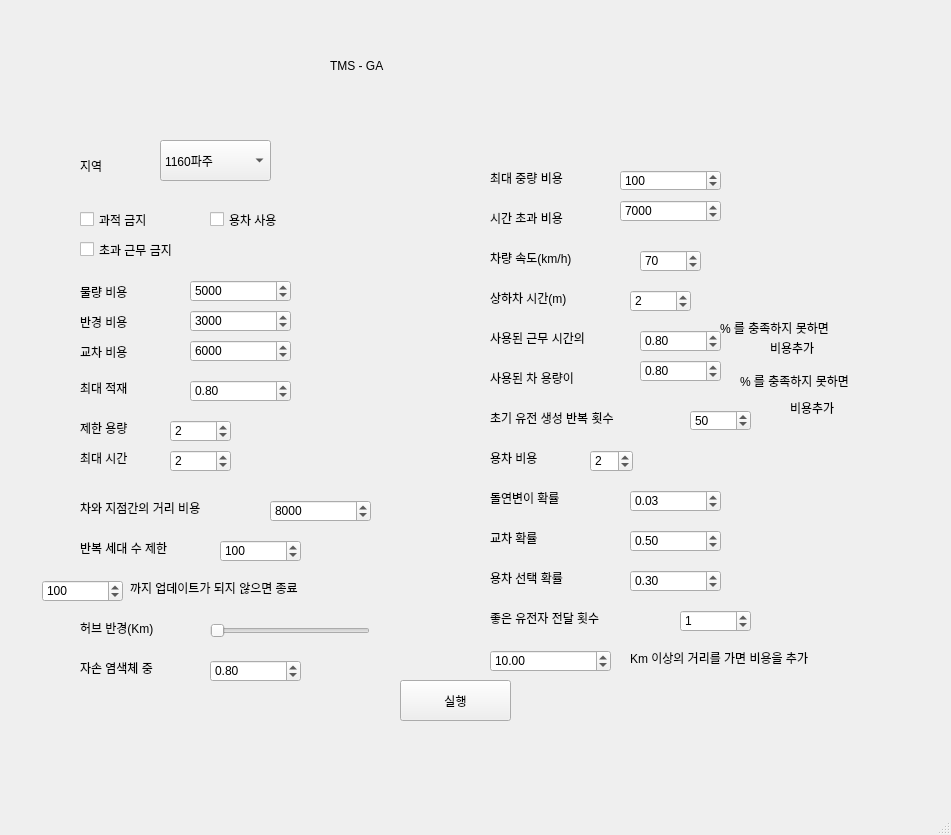
<?xml version="1.0" encoding="UTF-8"?>
<ui version="4.0">
 <class>TMS</class>
 <widget class="QMainWindow" name="TMS">
  <property name="geometry">
   <rect>
    <x>0</x>
    <y>0</y>
    <width>951</width>
    <height>835</height>
   </rect>
  </property>
  <property name="windowTitle">
   <string>MainWindow</string>
  </property>
  <property name="styleSheet">
   <string notr="true">
font: 10pt &quot;푸라닭 젠틀 고딕&quot;;

</string>
  </property>
  <widget class="QWidget" name="centralwidget">
   <widget class="QComboBox" name="localBox">
    <property name="geometry">
     <rect>
      <x>160</x>
      <y>140</y>
      <width>111</width>
      <height>41</height>
     </rect>
    </property>
    <property name="styleSheet">
     <string notr="true"/>
    </property>
    <item>
     <property name="text">
      <string>1160파주</string>
     </property>
    </item>
    <item>
     <property name="text">
      <string>1120청주</string>
     </property>
    </item>
    <item>
     <property name="text">
      <string>1110중앙</string>
     </property>
    </item>
    <item>
     <property name="text">
      <string>1130구미</string>
     </property>
    </item>
    <item>
     <property name="text">
      <string>1140광주</string>
     </property>
    </item>
    <item>
     <property name="text">
      <string>1142여수</string>
     </property>
    </item>
    <item>
     <property name="text">
      <string>1150창원</string>
     </property>
    </item>
    <item>
     <property name="text">
      <string>1141익산</string>
     </property>
    </item>
    <item>
     <property name="text">
      <string>1190미국</string>
     </property>
    </item>
    <item>
     <property name="text">
      <string>1151울산</string>
     </property>
    </item>
   </widget>
   <widget class="QLabel" name="title">
    <property name="geometry">
     <rect>
      <x>330</x>
      <y>30</y>
      <width>281</width>
      <height>71</height>
     </rect>
    </property>
    <property name="styleSheet">
     <string notr="true">font: 36pt &quot;강원교육튼튼&quot;;</string>
    </property>
    <property name="text">
     <string>TMS - GA</string>
    </property>
   </widget>
   <widget class="QLabel" name="local">
    <property name="geometry">
     <rect>
      <x>80</x>
      <y>140</y>
      <width>51</width>
      <height>51</height>
     </rect>
    </property>
    <property name="styleSheet">
     <string notr="true">font: 12pt &quot;푸라닭 젠틀 고딕&quot;;</string>
    </property>
    <property name="text">
     <string>지역</string>
    </property>
   </widget>
   <widget class="QCheckBox" name="no_over_cap">
    <property name="geometry">
     <rect>
      <x>80</x>
      <y>210</y>
      <width>96</width>
      <height>19</height>
     </rect>
    </property>
    <property name="layoutDirection">
     <enum>Qt::LeftToRight</enum>
    </property>
    <property name="text">
     <string>과적 금지</string>
    </property>
   </widget>
   <widget class="QPushButton" name="Btn1">
    <property name="geometry">
     <rect>
      <x>400</x>
      <y>680</y>
      <width>111</width>
      <height>41</height>
     </rect>
    </property>
    <property name="styleSheet">
     <string notr="true"/>
    </property>
    <property name="text">
     <string>실행</string>
    </property>
   </widget>
   <widget class="QCheckBox" name="no_over_time">
    <property name="geometry">
     <rect>
      <x>80</x>
      <y>240</y>
      <width>141</width>
      <height>19</height>
     </rect>
    </property>
    <property name="layoutDirection">
     <enum>Qt::LeftToRight</enum>
    </property>
    <property name="text">
     <string>초과 근무 금지</string>
    </property>
   </widget>
   <widget class="QLabel" name="quantity">
    <property name="geometry">
     <rect>
      <x>80</x>
      <y>284</y>
      <width>71</width>
      <height>16</height>
     </rect>
    </property>
    <property name="text">
     <string>물량 비용</string>
    </property>
   </widget>
   <widget class="QLabel" name="hub_radius">
    <property name="geometry">
     <rect>
      <x>80</x>
      <y>314</y>
      <width>71</width>
      <height>16</height>
     </rect>
    </property>
    <property name="text">
     <string>반경 비용</string>
    </property>
   </widget>
   <widget class="QLabel" name="crossline">
    <property name="geometry">
     <rect>
      <x>80</x>
      <y>344</y>
      <width>71</width>
      <height>16</height>
     </rect>
    </property>
    <property name="text">
     <string>교차 비용</string>
    </property>
   </widget>
   <widget class="QDoubleSpinBox" name="max_capacity_cost">
    <property name="geometry">
     <rect>
      <x>190</x>
      <y>380</y>
      <width>101</width>
      <height>22</height>
     </rect>
    </property>
    <property name="maximum">
     <double>1.000000000000000</double>
    </property>
    <property name="value">
     <double>0.800000000000000</double>
    </property>
   </widget>
   <widget class="QLabel" name="max_capacity">
    <property name="geometry">
     <rect>
      <x>80</x>
      <y>380</y>
      <width>71</width>
      <height>16</height>
     </rect>
    </property>
    <property name="text">
     <string>최대 적재</string>
    </property>
   </widget>
   <widget class="QLabel" name="limit_capacity">
    <property name="geometry">
     <rect>
      <x>80</x>
      <y>420</y>
      <width>71</width>
      <height>16</height>
     </rect>
    </property>
    <property name="text">
     <string>제한 용량</string>
    </property>
   </widget>
   <widget class="QLabel" name="limit_time">
    <property name="geometry">
     <rect>
      <x>80</x>
      <y>450</y>
      <width>71</width>
      <height>16</height>
     </rect>
    </property>
    <property name="text">
     <string>최대 시간</string>
    </property>
   </widget>
   <widget class="QSpinBox" name="limit_capacity_var">
    <property name="geometry">
     <rect>
      <x>170</x>
      <y>420</y>
      <width>61</width>
      <height>22</height>
     </rect>
    </property>
    <property name="maximum">
     <number>5</number>
    </property>
    <property name="value">
     <number>2</number>
    </property>
   </widget>
   <widget class="QSpinBox" name="limit_time_var">
    <property name="geometry">
     <rect>
      <x>170</x>
      <y>450</y>
      <width>61</width>
      <height>22</height>
     </rect>
    </property>
    <property name="maximum">
     <number>5</number>
    </property>
    <property name="value">
     <number>2</number>
    </property>
   </widget>
   <widget class="QLabel" name="max_capacity_cost_var">
    <property name="geometry">
     <rect>
      <x>490</x>
      <y>170</y>
      <width>111</width>
      <height>16</height>
     </rect>
    </property>
    <property name="text">
     <string>최대 중량 비용</string>
    </property>
   </widget>
   <widget class="QLabel" name="timewindow">
    <property name="geometry">
     <rect>
      <x>490</x>
      <y>210</y>
      <width>111</width>
      <height>16</height>
     </rect>
    </property>
    <property name="text">
     <string>시간 초과 비용</string>
    </property>
   </widget>
   <widget class="QLabel" name="car_speed">
    <property name="geometry">
     <rect>
      <x>490</x>
      <y>250</y>
      <width>131</width>
      <height>16</height>
     </rect>
    </property>
    <property name="text">
     <string>차량 속도(km/h)</string>
    </property>
   </widget>
   <widget class="QLabel" name="loading_unloading">
    <property name="geometry">
     <rect>
      <x>490</x>
      <y>290</y>
      <width>121</width>
      <height>16</height>
     </rect>
    </property>
    <property name="text">
     <string>상하차 시간(m)</string>
    </property>
   </widget>
   <widget class="QSpinBox" name="loading_unloading_var">
    <property name="geometry">
     <rect>
      <x>630</x>
      <y>290</y>
      <width>61</width>
      <height>22</height>
     </rect>
    </property>
    <property name="maximum">
     <number>300</number>
    </property>
    <property name="value">
     <number>2</number>
    </property>
   </widget>
   <widget class="QLabel" name="used_limit_time">
    <property name="geometry">
     <rect>
      <x>490</x>
      <y>330</y>
      <width>141</width>
      <height>16</height>
     </rect>
    </property>
    <property name="text">
     <string>사용된 근무 시간의</string>
    </property>
   </widget>
   <widget class="QDoubleSpinBox" name="used_limit_time_var">
    <property name="geometry">
     <rect>
      <x>640</x>
      <y>330</y>
      <width>81</width>
      <height>22</height>
     </rect>
    </property>
    <property name="maximum">
     <double>1.000000000000000</double>
    </property>
    <property name="singleStep">
     <double>0.010000000000000</double>
    </property>
    <property name="value">
     <double>0.800000000000000</double>
    </property>
   </widget>
   <widget class="QLabel" name="used_limit_time2">
    <property name="geometry">
     <rect>
      <x>720</x>
      <y>320</y>
      <width>201</width>
      <height>16</height>
     </rect>
    </property>
    <property name="text">
     <string>% 를 충족하지 못하면</string>
    </property>
   </widget>
   <widget class="QLabel" name="used_limit_cap2">
    <property name="geometry">
     <rect>
      <x>740</x>
      <y>370</y>
      <width>201</width>
      <height>21</height>
     </rect>
    </property>
    <property name="text">
     <string>% 를 충족하지 못하면</string>
    </property>
   </widget>
   <widget class="QDoubleSpinBox" name="used_limit_cap_var">
    <property name="geometry">
     <rect>
      <x>640</x>
      <y>360</y>
      <width>81</width>
      <height>22</height>
     </rect>
    </property>
    <property name="maximum">
     <double>1.000000000000000</double>
    </property>
    <property name="singleStep">
     <double>0.010000000000000</double>
    </property>
    <property name="value">
     <double>0.800000000000000</double>
    </property>
   </widget>
   <widget class="QLabel" name="used_limit_cap">
    <property name="geometry">
     <rect>
      <x>490</x>
      <y>370</y>
      <width>141</width>
      <height>16</height>
     </rect>
    </property>
    <property name="text">
     <string>사용된 차 용량이</string>
    </property>
   </widget>
   <widget class="QLabel" name="car_customer">
    <property name="geometry">
     <rect>
      <x>80</x>
      <y>500</y>
      <width>181</width>
      <height>16</height>
     </rect>
    </property>
    <property name="text">
     <string>차와 지점간의 거리 비용</string>
    </property>
   </widget>
   <widget class="QSpinBox" name="quantity_var">
    <property name="geometry">
     <rect>
      <x>190</x>
      <y>280</y>
      <width>101</width>
      <height>22</height>
     </rect>
    </property>
    <property name="styleSheet">
     <string notr="true"/>
    </property>
    <property name="maximum">
     <number>10000</number>
    </property>
    <property name="value">
     <number>5000</number>
    </property>
   </widget>
   <widget class="QSpinBox" name="hub_radius_var">
    <property name="geometry">
     <rect>
      <x>190</x>
      <y>310</y>
      <width>101</width>
      <height>22</height>
     </rect>
    </property>
    <property name="maximum">
     <number>10000</number>
    </property>
    <property name="value">
     <number>3000</number>
    </property>
   </widget>
   <widget class="QSpinBox" name="crossline_var">
    <property name="geometry">
     <rect>
      <x>190</x>
      <y>340</y>
      <width>101</width>
      <height>22</height>
     </rect>
    </property>
    <property name="maximum">
     <number>10000</number>
    </property>
    <property name="value">
     <number>6000</number>
    </property>
   </widget>
   <widget class="QSpinBox" name="car_customer_var">
    <property name="geometry">
     <rect>
      <x>270</x>
      <y>500</y>
      <width>101</width>
      <height>22</height>
     </rect>
    </property>
    <property name="maximum">
     <number>10000</number>
    </property>
    <property name="singleStep">
     <number>10000</number>
    </property>
    <property name="value">
     <number>8000</number>
    </property>
   </widget>
   <widget class="QSpinBox" name="max_capacity_cost_var_2">
    <property name="geometry">
     <rect>
      <x>620</x>
      <y>170</y>
      <width>101</width>
      <height>21</height>
     </rect>
    </property>
    <property name="maximum">
     <number>10000</number>
    </property>
    <property name="value">
     <number>100</number>
    </property>
   </widget>
   <widget class="QSpinBox" name="timewindow_var">
    <property name="geometry">
     <rect>
      <x>620</x>
      <y>200</y>
      <width>101</width>
      <height>22</height>
     </rect>
    </property>
    <property name="maximum">
     <number>10000</number>
    </property>
    <property name="value">
     <number>7000</number>
    </property>
   </widget>
   <widget class="QSpinBox" name="car_speed_var">
    <property name="geometry">
     <rect>
      <x>640</x>
      <y>250</y>
      <width>61</width>
      <height>22</height>
     </rect>
    </property>
    <property name="minimum">
     <number>1</number>
    </property>
    <property name="maximum">
     <number>150</number>
    </property>
    <property name="value">
     <number>70</number>
    </property>
   </widget>
   <widget class="QCheckBox" name="available_yong">
    <property name="geometry">
     <rect>
      <x>210</x>
      <y>210</y>
      <width>96</width>
      <height>19</height>
     </rect>
    </property>
    <property name="text">
     <string>용차 사용</string>
    </property>
   </widget>
   <widget class="QLabel" name="count">
    <property name="geometry">
     <rect>
      <x>490</x>
      <y>410</y>
      <width>181</width>
      <height>16</height>
     </rect>
    </property>
    <property name="text">
     <string>초기 유전 생성 반복 횟수</string>
    </property>
   </widget>
   <widget class="QSpinBox" name="count_var">
    <property name="geometry">
     <rect>
      <x>690</x>
      <y>410</y>
      <width>61</width>
      <height>21</height>
     </rect>
    </property>
    <property name="maximum">
     <number>500</number>
    </property>
    <property name="value">
     <number>50</number>
    </property>
   </widget>
   <widget class="QLabel" name="yong_car_cost">
    <property name="geometry">
     <rect>
      <x>490</x>
      <y>450</y>
      <width>91</width>
      <height>16</height>
     </rect>
    </property>
    <property name="text">
     <string>용차 비용</string>
    </property>
   </widget>
   <widget class="QSpinBox" name="yong_car_var">
    <property name="geometry">
     <rect>
      <x>590</x>
      <y>450</y>
      <width>43</width>
      <height>22</height>
     </rect>
    </property>
    <property name="maximum">
     <number>10000</number>
    </property>
    <property name="value">
     <number>2</number>
    </property>
   </widget>
   <widget class="QLabel" name="mutant">
    <property name="geometry">
     <rect>
      <x>490</x>
      <y>490</y>
      <width>121</width>
      <height>16</height>
     </rect>
    </property>
    <property name="text">
     <string>돌연변이 확률</string>
    </property>
   </widget>
   <widget class="QDoubleSpinBox" name="mutant_var">
    <property name="geometry">
     <rect>
      <x>630</x>
      <y>490</y>
      <width>91</width>
      <height>22</height>
     </rect>
    </property>
    <property name="maximum">
     <double>1.000000000000000</double>
    </property>
    <property name="singleStep">
     <double>0.010000000000000</double>
    </property>
    <property name="value">
     <double>0.030000000000000</double>
    </property>
   </widget>
   <widget class="QDoubleSpinBox" name="change_var">
    <property name="geometry">
     <rect>
      <x>630</x>
      <y>530</y>
      <width>91</width>
      <height>22</height>
     </rect>
    </property>
    <property name="maximum">
     <double>1.000000000000000</double>
    </property>
    <property name="singleStep">
     <double>0.010000000000000</double>
    </property>
    <property name="value">
     <double>0.500000000000000</double>
    </property>
   </widget>
   <widget class="QLabel" name="change">
    <property name="geometry">
     <rect>
      <x>490</x>
      <y>530</y>
      <width>121</width>
      <height>16</height>
     </rect>
    </property>
    <property name="text">
     <string>교차 확률</string>
    </property>
   </widget>
   <widget class="QLabel" name="num_of_generation">
    <property name="geometry">
     <rect>
      <x>80</x>
      <y>540</y>
      <width>131</width>
      <height>16</height>
     </rect>
    </property>
    <property name="text">
     <string>반복 세대 수 제한</string>
    </property>
   </widget>
   <widget class="QSpinBox" name="num_of_generation_var">
    <property name="geometry">
     <rect>
      <x>220</x>
      <y>540</y>
      <width>81</width>
      <height>22</height>
     </rect>
    </property>
    <property name="minimum">
     <number>1</number>
    </property>
    <property name="maximum">
     <number>500</number>
    </property>
    <property name="value">
     <number>100</number>
    </property>
   </widget>
   <widget class="QSpinBox" name="no_update_var">
    <property name="geometry">
     <rect>
      <x>42</x>
      <y>580</y>
      <width>81</width>
      <height>22</height>
     </rect>
    </property>
    <property name="minimum">
     <number>1</number>
    </property>
    <property name="maximum">
     <number>500</number>
    </property>
    <property name="value">
     <number>100</number>
    </property>
   </widget>
   <widget class="QLabel" name="no_update">
    <property name="geometry">
     <rect>
      <x>130</x>
      <y>580</y>
      <width>241</width>
      <height>16</height>
     </rect>
    </property>
    <property name="text">
     <string>까지 업데이트가 되지 않으면 종료</string>
    </property>
   </widget>
   <widget class="QLabel" name="yong_car_select">
    <property name="geometry">
     <rect>
      <x>490</x>
      <y>570</y>
      <width>111</width>
      <height>16</height>
     </rect>
    </property>
    <property name="text">
     <string>용차 선택 확률</string>
    </property>
   </widget>
   <widget class="QDoubleSpinBox" name="yong_car_select_var">
    <property name="geometry">
     <rect>
      <x>630</x>
      <y>570</y>
      <width>91</width>
      <height>22</height>
     </rect>
    </property>
    <property name="maximum">
     <double>1.000000000000000</double>
    </property>
    <property name="value">
     <double>0.300000000000000</double>
    </property>
   </widget>
   <widget class="QLabel" name="hub_radius_label">
    <property name="geometry">
     <rect>
      <x>80</x>
      <y>620</y>
      <width>121</width>
      <height>16</height>
     </rect>
    </property>
    <property name="text">
     <string>허브 반경(Km)</string>
    </property>
   </widget>
   <widget class="QSlider" name="hub_radius_var_km">
    <property name="geometry">
     <rect>
      <x>210</x>
      <y>620</y>
      <width>160</width>
      <height>22</height>
     </rect>
    </property>
    <property name="styleSheet">
     <string notr="true">color: rgb(0, 0, 0);</string>
    </property>
    <property name="maximum">
     <number>50</number>
    </property>
    <property name="orientation">
     <enum>Qt::Horizontal</enum>
    </property>
   </widget>
   <widget class="QLabel" name="label">
    <property name="geometry">
     <rect>
      <x>490</x>
      <y>610</y>
      <width>161</width>
      <height>16</height>
     </rect>
    </property>
    <property name="text">
     <string>좋은 유전자 전달 횟수</string>
    </property>
   </widget>
   <widget class="QSpinBox" name="good_gene_deli">
    <property name="geometry">
     <rect>
      <x>680</x>
      <y>610</y>
      <width>71</width>
      <height>22</height>
     </rect>
    </property>
    <property name="value">
     <number>1</number>
    </property>
   </widget>
   <widget class="QLabel" name="label_2">
    <property name="geometry">
     <rect>
      <x>790</x>
      <y>400</y>
      <width>81</width>
      <height>16</height>
     </rect>
    </property>
    <property name="text">
     <string>비용추가</string>
    </property>
   </widget>
   <widget class="QLabel" name="label_3">
    <property name="geometry">
     <rect>
      <x>770</x>
      <y>340</y>
      <width>81</width>
      <height>16</height>
     </rect>
    </property>
    <property name="text">
     <string>비용추가</string>
    </property>
   </widget>
   <widget class="QLabel" name="label_4">
    <property name="geometry">
     <rect>
      <x>80</x>
      <y>660</y>
      <width>121</width>
      <height>16</height>
     </rect>
    </property>
    <property name="text">
     <string>자손 염색체 중</string>
    </property>
   </widget>
   <widget class="QDoubleSpinBox" name="gene_select_per">
    <property name="geometry">
     <rect>
      <x>210</x>
      <y>660</y>
      <width>91</width>
      <height>22</height>
     </rect>
    </property>
    <property name="maximum">
     <double>1.000000000000000</double>
    </property>
    <property name="singleStep">
     <double>0.010000000000000</double>
    </property>
    <property name="value">
     <double>0.800000000000000</double>
    </property>
   </widget>
   <widget class="QLabel" name="label_5">
    <property name="geometry">
     <rect>
      <x>630</x>
      <y>650</y>
      <width>201</width>
      <height>16</height>
     </rect>
    </property>
    <property name="text">
     <string>Km 이상의 거리를 가면 비용을 추가</string>
    </property>
   </widget>
   <widget class="QDoubleSpinBox" name="more_km_var">
    <property name="geometry">
     <rect>
      <x>490</x>
      <y>650</y>
      <width>121</width>
      <height>22</height>
     </rect>
    </property>
    <property name="maximum">
     <double>1000000.000000000000000</double>
    </property>
    <property name="singleStep">
     <double>0.000000000000000</double>
    </property>
    <property name="value">
     <double>10.000000000000000</double>
    </property>
   </widget>
  </widget>
  <widget class="QMenuBar" name="menubar">
   <property name="geometry">
    <rect>
     <x>0</x>
     <y>0</y>
     <width>951</width>
     <height>21</height>
    </rect>
   </property>
  </widget>
  <widget class="QStatusBar" name="statusbar"/>
 </widget>
 <resources/>
 <connections/>
</ui>
